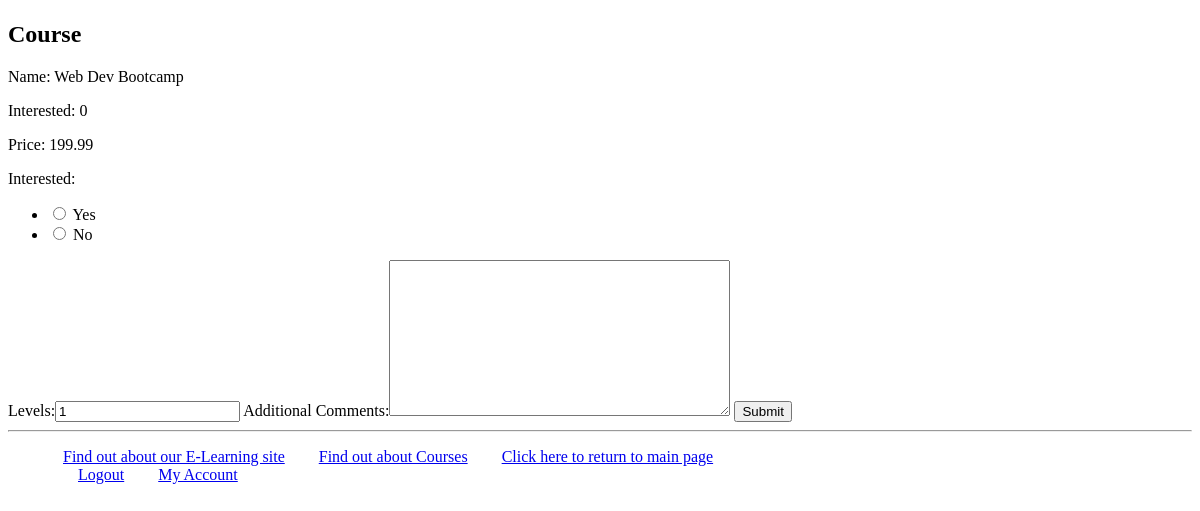
The app's page /myapp/courses/8/ (signed in), older data.
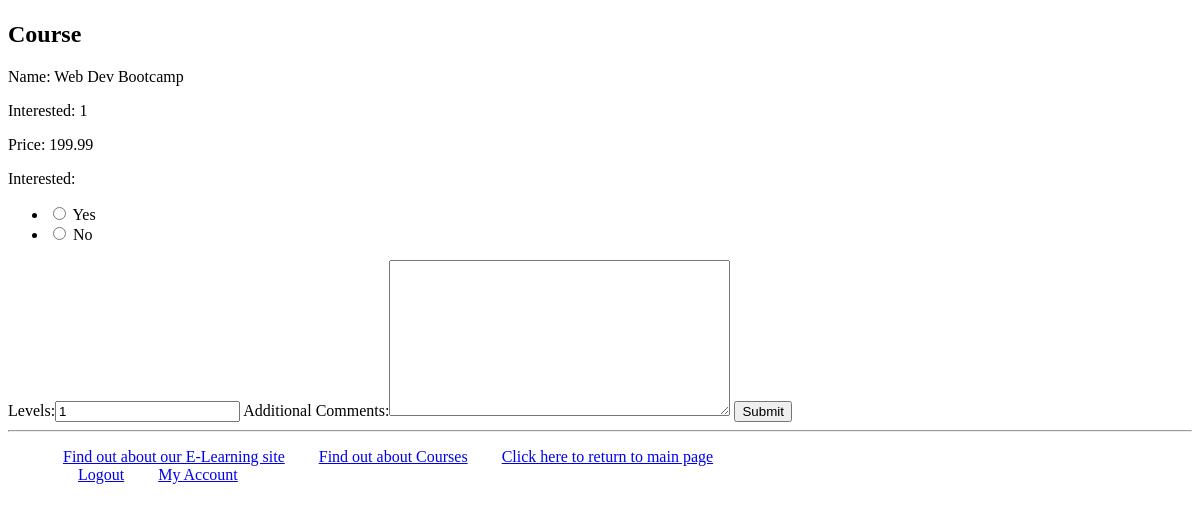
The same page, newer data.
### myapp/models.py (models this page shows, shortened)
class Course(models.Model):
    topic = models.ForeignKey(Topic, related_name='courses', on_delete=models.CASCADE)
    name = models.CharField(max_length=200)
    price = models.DecimalField(max_digits=10, decimal_places=2)
    hours = models.PositiveIntegerField(default=0)
    for_everyone = models.BooleanField(default=True)
    description = models.TextField(max_length=300, null=True, blank=True)
    interested = models.PositiveIntegerField(default=0)
    stages = models.PositiveIntegerField(default=3)

### myapp/views.py (the view)
# urls.py: path(r'courses/<int:cour_id>/', views.course_detail, name='course_detail'),
@login_required
def course_detail(request, cour_id):
    course = get_object_or_404(Course, pk=cour_id)
    if request.method == 'POST':
        form = InterestForm(request.POST)
        if form.is_valid():
            interest = form.cleaned_data['interested']
            if interest == '1':
                course.interested += 1
                course.save()
            return index(request)
    else:
        form = InterestForm()
    return render(request, 'myapp/course_detail.html', {'form': form, 'course': course})

### myapp/forms.py
class InterestForm(forms.Form):
    CHOICES = [('1', 'Yes'), ('0', 'No')]
    interested = forms.ChoiceField(widget=forms.RadioSelect, choices=CHOICES)
    levels = forms.IntegerField(initial=1, validators=[MinValueValidator(1)])
    comments = forms.CharField(label="Additional Comments", widget=forms.Textarea, required=False)

### myapp/templates/myapp/course_detail.html (shortened to what this page needs)
{% extends 'myapp/base.html' %}
{% block body_block %}
    {% if course %}
        <h2>Course</h2>
            <p>Name: {{ course.name }}</p>
            <p>Interested: {{ course.interested }}</p>
            <p>Price: {{ course.price }}</p>
    {% else %}
        <strong>There are no available course!</strong>
    {% endif %}
    <form method="post">
        {{form}}
        <input type="submit" value="Submit" />
    </form>
{% endblock %}

Row changes from the older to the newer data that the page shows:
changed Course "Web Dev Bootcamp": interested "0" → "1"
